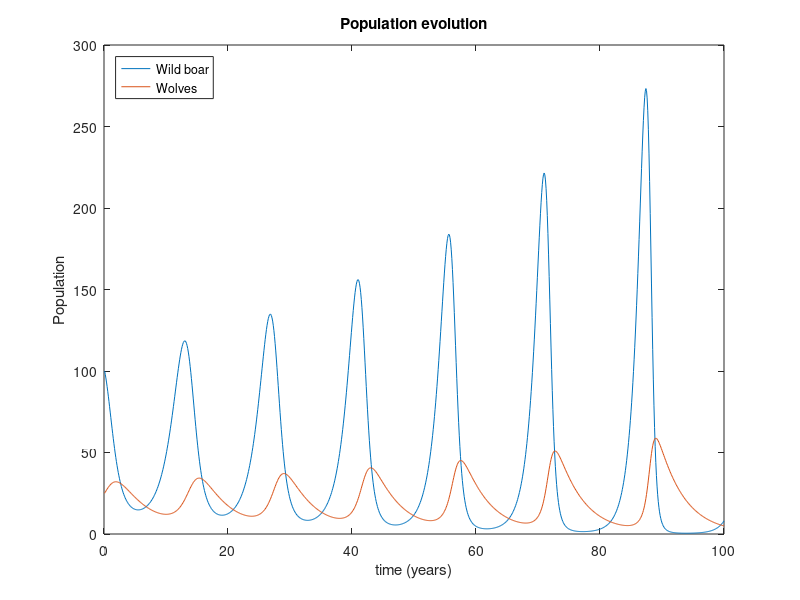

Reproduce this figure in MATLAB.
clearvars;
clc;
close all;

% Predator - prey 
r=0.48;
c=0.01;
d=0.24;
e=0.005;
N0=100;
W0=25;
t=1;
N=[N0];
W=[W0];
dt=0.1;
totT=100;
T=[t:(totT/dt)]*dt;
time=dt:dt:totT;

for t=2:numel(time)
    dN=((dt*N(t-1))-(r*c*W(t-1)*N(t-1)));
    dW=dt*((-d*W(t-1))+(e*W(t-1)*N(t-1)));
    N(t)=N(t-1)+dN;
    W(t)=W(t-1)+dW;
end
plot(T,N);
title('Population evolution')
xlabel('time (years)')
ylabel('Population')
hold on;
plot(T,W);
legend('Wild boar','Wolves','location','northwest')

       
